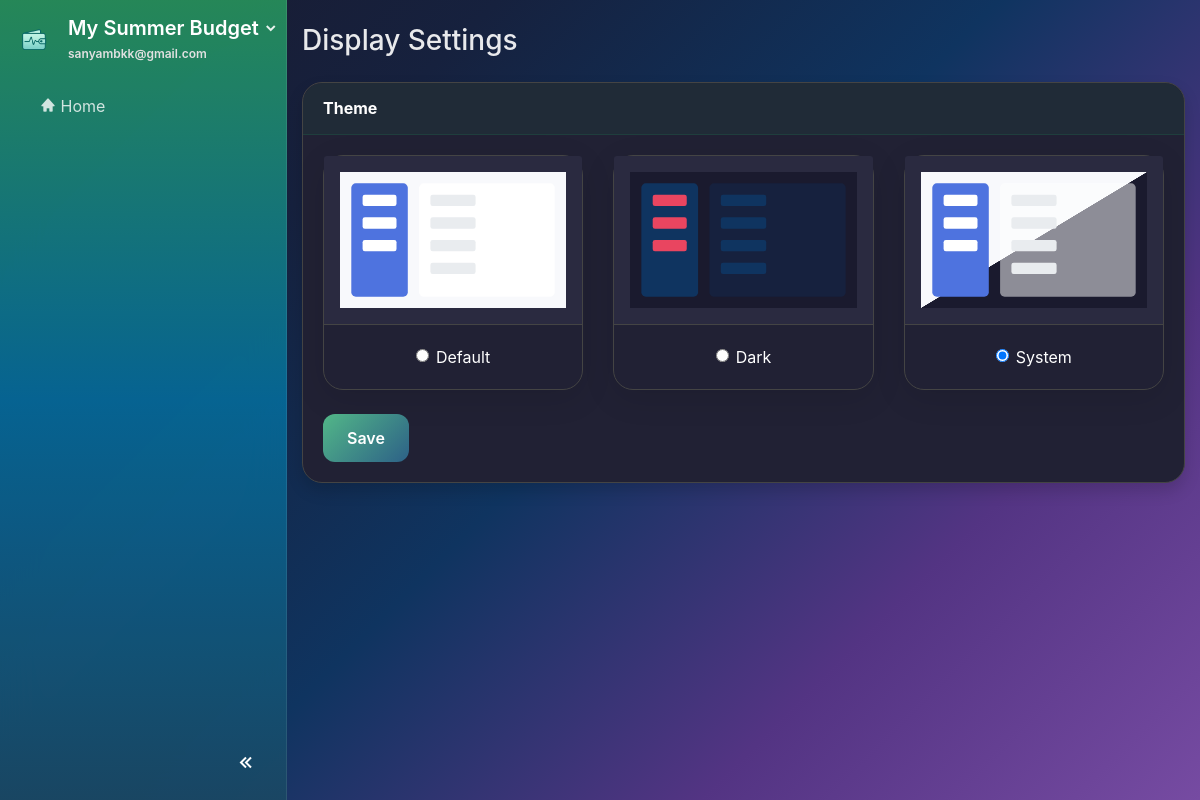
The page /display-settings (signed in) on the database its author committed.
### website/models.py (models this page shows)
class Plan(db.Model):
    id             = db.Column(db.Integer, primary_key=True)
    name           = db.Column(db.String(100), nullable=False)
    monthly_income = db.Column(db.Float)
    budget_pref    = db.Column(JSON)  # e.g., {"needs": 50, "wants": 30, "savings": 20}
    user_id        = db.Column(db.Integer, db.ForeignKey('user.id'), nullable=False)

class User(db.Model, UserMixin):
    id         = db.Column(db.Integer, primary_key=True)
    email      = db.Column(db.String(150), unique=True, nullable=False)
    password   = db.Column(db.String(150))
    first_name = db.Column(db.String(150))
    last_name  = db.Column(db.String(150))
    date_created = db.Column(db.DateTime(timezone=True), default=func.now())
    active_plan_id = db.Column(db.Integer, db.ForeignKey('plan.id'), nullable=True)
    profile_complete = db.Column(db.Boolean, default=False)
    theme = db.Column(db.String(50), nullable=False, default='system')
    notes = db.relationship('Note', backref='user', lazy=True)
    plans = db.relationship('Plan', foreign_keys=[Plan.user_id], backref='user', lazy=True, cascade="all, delete-orphan")
    active_plan = db.relationship('Plan', foreign_keys=[active_plan_id], post_update=True)

### website/views.py (the view, shortened to what this page needs)
@views.route('/display-settings', methods=['GET', 'POST'])
@login_required
def display_settings():
    return render_template('display_settings.html')

### website/templates/display_settings.html (shortened to what this page needs)
{% extends "base.html" %}
{% block content %}
<h1 class="h3 my-4 text-gray-800">Display Settings</h1>
<div class="card shadow mb-4">
    <div class="card-header py-3">
        <h6 class="m-0 font-weight-bold text-primary">Theme</h6>
    </div>
    <div class="card-body">
        <form method="POST">
           <div class="row">
                <div class="col-lg-4 col-md-6 mb-4">
                    <div class="card theme-card {% if current_user.theme == 'light' %}selected{% endif %}">
                        <img src="{{ url_for('static', filename='images/theme-light.svg') }}" class="card-img-top" alt="Light Theme Preview">
                        <div class="card-body text-center">
                            <div class="form-check">
                                <input class="form-check-input" type="radio" name="theme" id="lightTheme" value="light" {% if current_user.theme == 'light' %}checked{% endif %}>
                                <label class="form-check-label" for="lightTheme">
                                    Default
                                </label>
                            </div>
                        </div>
                    </div>
                </div>
                <div class="col-lg-4 col-md-6 mb-4">
                    <div class="card theme-card {% if current_user.theme == 'dark' %}selected{% endif %}">
                        <img src="{{ url_for('static', filename='images/theme-dark.svg') }}" class="card-img-top" alt="Dark Theme Preview">
                        <div class="card-body text-center">
                            <div class="form-check">
                                <input class="form-check-input" type="radio" name="theme" id="darkTheme" value="dark" {% if current_user.theme == 'dark' %}checked{% endif %}>
                                <label class="form-check-label" for="darkTheme">
                                    Dark
                                </label>
                            </div>
                        </div>
                    </div>
                </div>
                <div class="col-lg-4 col-md-6 mb-4">
                    <div class="card theme-card {% if current_user.theme == 'system' %}selected{% endif %}">
                        <img src="{{ url_for('static', filename='images/theme-system.svg') }}" class="card-img-top" alt="System Theme Preview">
                        <div class="card-body text-center">
                            <div class="form-check">
                                <input class="form-check-input" type="radio" name="theme" id="systemTheme" value="system" {% if current_user.theme == 'system' %}checked{% endif %}>
                                <label class="form-check-label" for="systemTheme">
                                    System
                                </label>
                            </div>
                        </div>
                    </div>
                </div>
           </div>
           <button type="submit" class="btn btn-primary">Save</button>
        </form>
    </div>
</div>
{% endblock %}

### website/templates/base.html (shortened to what this page needs)
<!DOCTYPE html>
<html lang="en" data-initial-theme="{{ current_user.theme if current_user.is_authenticated else 'system' }}">
<head>
    <link rel="stylesheet" href="https://stackpath.bootstrapcdn.com/bootstrap/4.4.1/css/bootstrap.min.css"/>
    <link rel="stylesheet" href="https://stackpath.bootstrapcdn.com/font-awesome/4.7.0/css/font-awesome.min.css"/>
    <link href="https://unpkg.com/boxicons@2.1.4/css/boxicons.min.css" rel="stylesheet">
    <link href="{{ url_for('static', filename='css/general.css') }}" rel="stylesheet">
    <link href="{{ url_for('static', filename='css/sidebar.css') }}" rel="stylesheet">
    <link href="{{ url_for('static', filename='css/buttons.css') }}" rel="stylesheet">
    <link href="{{ url_for('static', filename='css/dashboard.css') }}" rel="stylesheet">
    <link href="{{ url_for('static', filename='css/auth.css') }}" rel="stylesheet">
    <link href="{{ url_for('static', filename='css/dark-theme.css') }}" rel="stylesheet">
    <link href="{{ url_for('static', filename='css/account_settings.css') }}" rel="stylesheet">
</head>
{% set hide_sidebar = hide_sidebar | default(false) %}
<body id="page-body" class="d-flex {{ '' if hide_sidebar else 'with-sidebar' }} {% block page_class %}{% endblock %}">
    {% if not hide_sidebar %}
    <nav id="sidebar" class="text-white flex-column">
        <div class="sidebar-header px-3 py-3">
            <div class="d-flex align-items-center">
                <img src="{{ url_for('static', filename='images/logo.png') }}" alt="App logo" class="logo-img mr-3">
                <div class="flex-grow-1">
                    <div class="dropdown">
                        <a id="planDropdown"
                            href="#"
                            class="dropdown-toggle text-white text-decoration-none"
                            data-toggle="dropdown"
                            aria-haspopup="true"
                            aria-expanded="false">
                            <h5 class="mb-0">
                                <span class="sidebar-text">{{ current_user.active_plan.name if current_user.active_plan else 'Create a Plan' }}</span>
                            </h5>
                            <i class="bx bxs-chevron-down toggle-arrow"></i>
                        </a>
                    </div>
                    <small class="email-white sidebar-text">{{ current_user.email }}</small>
                </div>
            </div>
        </div>
        <ul class="nav flex-column px-3">
            <li class="nav-item">
                <a class="nav-link {% if request.path == url_for('views.home') %}active{% endif %}" href="{{ url_for('views.home') }}">
                    <i class='bx bxs-home'></i> <span class="sidebar-text">Home</span>
                </a>
            </li>
        </ul>
        <div class="sidebar-footer">
            <button id="sidebar-toggle" class="btn btn-link">
                <i class='bx bx-chevrons-left'></i>
            </button>
        </div>
    </nav>
    {% endif %}
    <div id="content-wrapper" class="w-100">
        <div class="container-fluid">
            {% block content %} {% endblock %}
        </div>
    </div>
</body>
</html>

### website/static/css/general.css (style rules this page uses)
html, body { height: 100%; margin: 0; font-family: 'Inter', -apple-system, BlinkMacSystemFont, sans-serif; }
.text-primary { color: #228b57 !important; }

### website/static/css/sidebar.css (style rules this page uses)
:root { --plan-dropdown-width: 260px; }
#sidebar { transition: all 0.4s cubic-bezier(0.25, 0.46, 0.45, 0.94); }
body.with-sidebar { transition: margin-left 0.4s cubic-bezier(0.25, 0.46, 0.45, 0.94); }
#sidebar { width: 287px; min-height: 100vh; position: fixed; left: 0; top: 0; overflow: visible !important; z-index: 1040; background: linear-gradient(180deg, rgba(34, 139, 87, 0.95) 0%, rgba(0, 100, 148, 0.95) 50%, rgba(21, 67, 96, 0.95) 100%) !important; backdrop-filter: blur(20px); border-right: 1px solid rgba(255, 255, 255, 0.1); }
body.with-sidebar { margin-left: 287px; }
#sidebar::before { content: ''; position: absolute; top: 0; left: 0; right: 0; bottom: 0; background: rgba(255, 255, 255, 0.02); pointer-events: none; }
.sidebar-header { display: flex; align-items: center; gap: .75rem; }
.sidebar-header .logo-img { width: 36px; height: 36px; object-fit: contain; }
.sidebar-header .sidebar-text { color: #fff; font-weight: 600; }
.sidebar-header .email-white { font-size: .75rem; color: rgba(255,255,255,.85); }
#planDropdown { color: #fff; text-decoration: none; }
#planDropdown .toggle-arrow { color: rgba(255,255,255,.9); font-size: 1rem; transition: transform .3s; }
#sidebar .nav-link { color: rgba(255, 255, 255, 0.8); transition: all 0.3s cubic-bezier(0.25, 0.46, 0.45, 0.94); border-radius: 12px; margin: 2px 8px; padding: 12px 16px; position: relative; overflow: hidden; }
.sidebar-footer { position: absolute; bottom: 0; width: 100%; padding: 10px 15px; text-align: right; }
#sidebar-toggle { color: rgba(255, 255, 255, 0.6); font-size: 24px; transition: color 0.3s; }
#sidebar-toggle i { transition: transform 0.3s ease-in-out; }
#planDropdown::after { display: none; }
#planDropdown { display: flex; align-items: center; justify-content: space-between; }
#planDropdown h5 { margin: 0; color: #fff; }
#planDropdown .toggle-arrow { margin-left: .25rem; }

### website/static/css/buttons.css (style rules this page uses)
.btn-primary { background: linear-gradient(135deg, #52b788 0%, #2d6187 100%); border: none; border-radius: 12px; padding: 12px 24px; font-weight: 600; transition: all 0.3s cubic-bezier(0.25, 0.46, 0.45, 0.94); position: relative; overflow: hidden; }
.btn-primary::before { content: ''; position: absolute; top: 0; left: -100%; width: 100%; height: 100%; background: linear-gradient(90deg, transparent, rgba(255,255,255,0.3), transparent); transition: left 0.5s; }

### website/static/css/dark-theme.css (style rules this page uses)
[data-theme='dark'] body { background-color: #161625; color: #fff; }
[data-theme='dark'] .card, [data-theme='dark'] .form-control, [data-theme='dark'] .form-select, [data-theme='dark'] .input-group-text { color: #fff !important; }
[data-theme='dark'] .card *:not(.btn) { color: #fff !important; }
[data-theme='dark'] .bg-white, [data-theme='dark'] .card, [data-theme='dark'] .form-control, [data-theme='dark'] .form-select, [data-theme='dark'] .input-group-text { background-color: #212134 !important; border-color: #444 !important; }
[data-theme='dark'] .card { background-color: #212134; border: 1px solid #333; }
[data-theme='dark'] .text-gray-800, [data-theme='dark'] .text-gray-900, [data-theme='dark'] .text-muted, [data-theme='dark'] .text-gray-600, [data-theme='dark'] .form-label, [data-theme='dark'] .form-text { color: #fff !important; opacity: 0.9; }
[data-theme='dark'] .btn-link { color: #8c9eff; }
[data-theme='dark'] .theme-card img { background-color: #2a2a40; border-bottom: 1px solid #444; }

### website/templates/display_settings.html (style rules this page uses)
.theme-card { cursor : pointer; border: 2px solid #e3e6f0; transition: border-color 0.2s ease-in-out; height:100% }
.theme-card.selected { border-color: #4e73df; }
.theme-card img { padding: 1rem; background-color: #f8f9fc; border-bottom: 1px solid #e3e6f0; }

### rows shown on the page
Plan: active_plan "My Summer Budget"
User: email "sanyambkk@gmail.com", theme "☐ Default", theme "☐ Dark", theme "☑ System"
